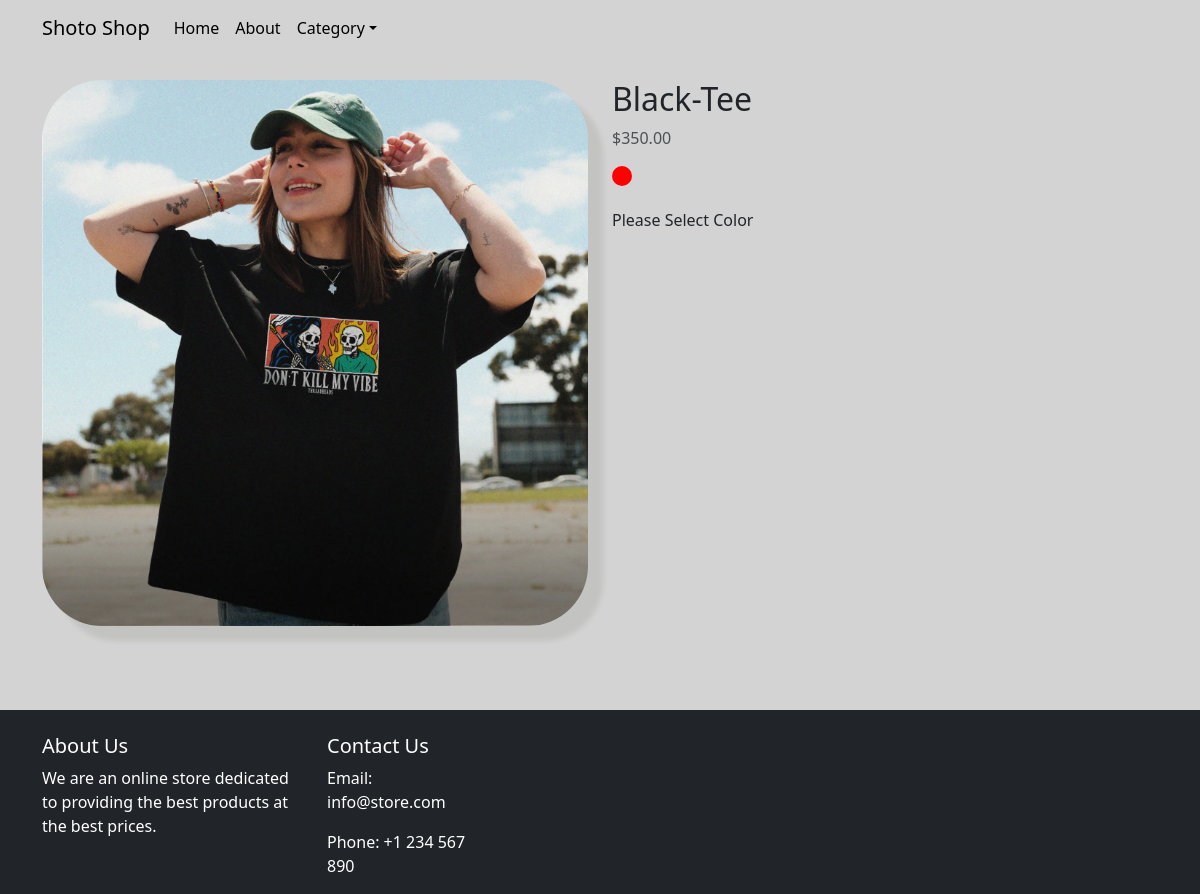
Screenshot of /product_detail/5 with the database file from the repository.
### store/models.py (models this page shows, shortened)
class Product(models.Model):
    PRODUCT_CATEGORY = [
        ('Electric', 'Electric'),
        ('Food', 'Food'),
        ('Clothes', 'Clothes'),
    ]
    image = models.ImageField(upload_to="uploads/")
    name = models.CharField(max_length=100)
    price = models.DecimalField(max_digits=10, decimal_places=2)
    category = models.CharField(max_length=20, choices=PRODUCT_CATEGORY)
    can_sale = models.BooleanField(default=False)

class ProductDetail(models.Model):
    RED = "red"
    GREEN = "green"
    YELLOW = "yellow"
    CHOICE_COLOR = (
        (RED,"red"),
        (GREEN,"green"),
        (YELLOW,"yellow")
    )
    product = models.ForeignKey(
        Product, on_delete=models.CASCADE, related_name='detail')
    color = models.CharField(max_length=50, choices=CHOICE_COLOR)
    image = models.ImageField(upload_to="uploads/", null=True, blank=True)
    info = models.TextField()

### store/views.py (the view)
# urls.py: path("product_detail/<int:pd_id>",views.product_detail, name="pd_detail"),
def product_detail(request,pd_id,color=None):
    pd_detail = ProductDetail.objects.filter(product=pd_id)
    product = Product.objects.get(pk=pd_id)
    if id != None:
        selfinfo = ProductDetail.objects.filter(product = pd_id, color = color)
        if selfinfo:
            selfinfo = selfinfo[0]
        else:
            selfinfo = False
    else:
        selfinfo = False
    return render(request, "product_detail.html",{
        'info':pd_detail,
        'product':product,
        'selfinfo':selfinfo,
    })

### store/templates/product_detail.html (shortened to what this page needs)
{% extends 'base/base.html' %}
{% block body %}
    <div class="row">
        <div class="col-md-6">
            {% if selfinfo == False %}
                <img src="{{product.image.url}}" class="img-fluid product_img" alt="Product 1">
            {% else %}
                <img src="{{selfinfo.image.url}}" class="img-fluid product_img" alt="Product 1">
            {% endif %}
        </div>
        <div class="col-md-6">
            <h2> {{product.name}} </h2>
            <p class="text-muted">${{product.price}}</p>
            <ul class="bullet-list">
                {% for i in info %}
                    <li>
                        <a href="{% url "pd_detail_color" product.id i.color %}">
                            <label for="bullet-green" class="bullet-label {%if i.color == 'green' %}bullet-green{% elif i.color == "red" %}bullet-red {% else %}bullet-yellow {% endif %}"></label>
                        </a>
                    </li>
                {% endfor %}
            </ul>
            <p>
                {% if selfinfo == False %}
                    Please Select Color
                {% else %}
                    {{selfinfo.info}}
                {% endif %}
            </p>
        </div>
    </div>
{% endblock body %}

### store/static/style.css (style rules this page uses)
body { margin: 0; padding: 0; }
.bullet-label { width: 20px; height: 20px; display: inline-block; cursor: pointer; border-radius: 50%; border: 2px solid transparent; transition: all 0.3s ease; }
.bullet-list { list-style: none; padding: 0; }
.bullet-list li { display: inline-block; margin-right: 10px; }
.bullet-red { background-color: red; }
.product_img { border-radius: 60px; box-shadow: 15px 15px 5px rgba(58, 58, 40, 0.1); }

### store/templates/base/base.html (style rules this page uses)
body { background-color: lightgray; }
.bullet-label { width: 20px; height: 20px; display: inline-block; cursor: pointer; border-radius: 50%; border: 2px solid transparent; transition: all 0.3s ease; }
.bullet-list { list-style: none; padding: 0; }
.bullet-list li { display: inline-block; margin-right: 10px; }
.bullet-red { background-color: red; }

### rows the page displays
Product: image (picture), name "Black-Tee", price "350.00"
